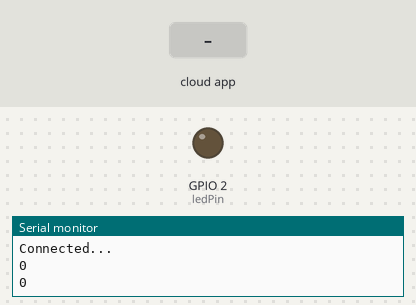
Bench run of a sketch on a simulated ESP32. Parts: output pins drawn as LEDs (lit = HIGH), the last lines printed to the serial monitor. The test bench sets the inputs (shaded band). WiFi joins after 1.5 s; servers stay silent unless stated; the Firebase database answers and starts empty.

Above: at 2.7 s.
2.8 s: the phone or cloud app sets led to 1
At 4.2 s:
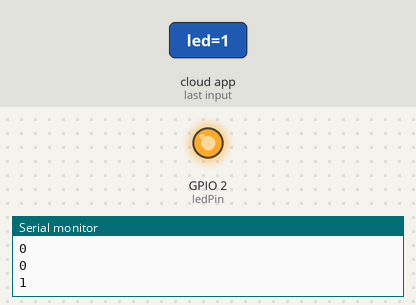
5.1 s: the phone or cloud app sets led to 0
At 7.0 s:
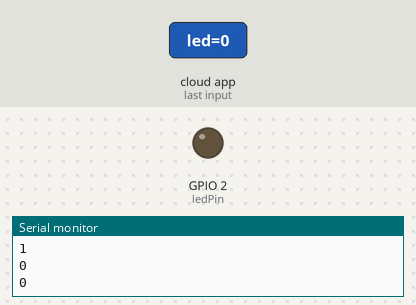
Timing chart, 0 to 8.5 s (numbered marks = the images above; inputs shaded):
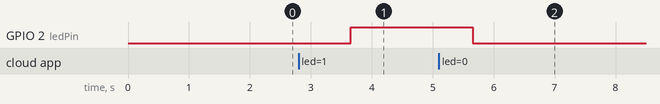

Measured:
- after the input at 2.8 s, GPIO 2 (ledPin): LOW → HIGH after 0.86 s
- after the input at 5.1 s, GPIO 2 (ledPin): HIGH → LOW after 0.56 s

The sketch:

Speaker_code.ino
```cpp
#include <WiFiManager.h>
#include <Firebase_ESP_Client.h>

// Provide the token generation process info.
#include "addons/TokenHelper.h"
// Provide the RTDB payload printing info and other helper functions.
#include "addons/RTDBHelper.h"

// Firebase API Key and Database URL
#define API_KEY "https://YOUR_API_KEY.firebaseio.com/"
#define DATABASE_URL "YOUR_DATABASE_URL"

// Define Firebase Data object
FirebaseData fbdo;

FirebaseAuth auth; // Firebase authentication object
FirebaseConfig config; // Firebase configuration object

unsigned long sendDataPrevMillis = 0; // Variable to store the last time data was sent

const int ledPin = 2; // Pin connected to the LED

void setup()
{
  pinMode(ledPin, OUTPUT); // Set the LED pin as output
  digitalWrite(ledPin, LOW); // Turn off the LED initially

  WiFi.mode(WIFI_STA); // Set WiFi mode to station
  Serial.begin(115200); // Initialize serial communication

  WiFiManager wm;

  // Uncomment the following line to reset settings and wipe stored credentials for testing
  // wm.resetSettings();

  bool res;

  // Try to connect to WiFi using WiFiManager
  res = wm.autoConnect("AutoConnectAP"); // Anonymous AP
  // res = wm.autoConnect("AutoConnectAP", "password"); // Password protected AP

  if(!res) {
      Serial.println("Failed to connect");
      ESP.restart(); // Restart the ESP if the connection fails
  }
  else {
      Serial.println("Connected...");
  }

  // Assign the API key (required)
  config.api_key = API_KEY;

  // Assign the RTDB URL (required)
  config.database_url = DATABASE_URL;

  // Set the buffer size for Firebase data object
  fbdo.setBSSLBufferSize(4096 /* Rx buffer size in bytes from 512 - 16384 */, 1024 /* Tx buffer size in bytes from 512 - 16384 */);

  // Limit the size of response payload to be collected in FirebaseData
  fbdo.setResponseSize(2048);

  // Initialize Firebase
  Firebase.begin(&config, &auth);

  // Set the number of decimal places for double values
  Firebase.setDoubleDigits(5);

  // Set the timeout for server response
  config.timeout.serverResponse = 10 * 1000;
}

void loop() {
  // Firebase.ready() should be called repeatedly to handle authentication tasks.
  if (Firebase.ready() && (millis() - sendDataPrevMillis > 1000 || sendDataPrevMillis == 0))
  {
    sendDataPrevMillis = millis(); // Update the last time data was sent

    int ledState; // Variable to store the state of the LED
    // Get the value of "/led" from the Firebase Realtime Database
    if (Firebase.RTDB.getInt(&fbdo, "/led", &ledState)) {
      Serial.println(ledState); // Print the LED state to the serial monitor
      digitalWrite(ledPin, ledState); // Set the LED state
    } else {
      Serial.println(fbdo.errorReason().c_str()); // Print the error reason if the operation fails
    }
  }
}
```
